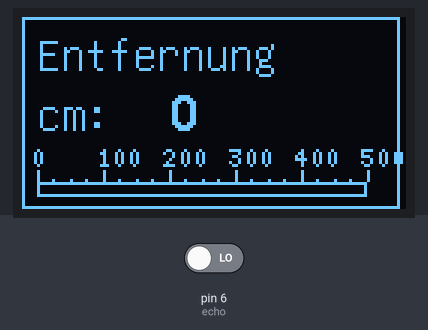
A sketch run on a simulated Arduino Uno, built with avr-gcc and run on an emulated ATmega328P. Shown: 128×64 one-colour display. Inputs (shaded band) come from the test bench; at power-on: pin 6 (echo) LOW.

Above: at 1.4 s.

The sketch:

Distance-oled.ino
```cpp
#include "U8glib.h"

// Oled Display
int d0 = 8;
int d1 = 9;
int res = 10;
int dc = 11;
int cs = 12;
U8GLIB_SH1106_128X64 u8g(d0, d1, cs, dc, res);


// other pins
int trigger=7;
int echo=6;
long dauer=0;
long entfernung=0;


void draw(void){
  int posX = 38;

  u8g.setFont(u8g_font_unifont);  // select font

  u8g.drawFrame(0,0,126,64);
  u8g.drawStr(5, 18, "Entfernung");
  u8g.drawStr(5, posX, "cm: ");  // put string of display at position X, Y

  u8g.setFont(u8g_font_helvB12);  // select font
  u8g.setPrintPos(50, posX);  // set position
  u8g.print(entfernung);  //
 }

int calcBarLength(long val, int width, int maxi){
  if (val < 0) val = 0;
  if (val > maxi) val = maxi;

  int l = width*val/maxi;
  return l;
}

void drawBar(void){
  int top = 55;
  int x = 5;
  int h = 5;
  int w = 110;

  int maxi = 500;

  int length = calcBarLength(entfernung, w, maxi);
  u8g.drawFrame(x,top,w,h);
  u8g.drawBox  (x,top,length,h);

  // Linien
  for (int i=0; i<=maxi; i=i+25){
    int p = calcBarLength(i, w, maxi);
    if (i%100 == 0){
      u8g.drawVLine(x+p,top-4,4);
      u8g.setFont(u8g_font_5x7);  // select font
      u8g.setPrintPos(x-2+p, top-5);  // set position
      u8g.print(i);  // i
    }else if (i%25 == 0){
      u8g.drawVLine(x+p,top-1,1);
    }//else{
     // u8g.drawVLine(x+p,top-2,2);
   // }
  }
}

void calcDistance(void){
  digitalWrite(trigger, LOW);
  delay(5);
  digitalWrite(trigger, HIGH);
  delay(10);
  digitalWrite(trigger, LOW);
  dauer = pulseIn(echo, HIGH);
  entfernung = (dauer/2) / 29.1;
}


void setup(void) {
  pinMode(trigger, OUTPUT);
  pinMode(echo, INPUT);
}

void loop(void) {
  calcDistance();
  u8g.firstPage();
  do {
    draw();
    drawBar();
  } while( u8g.nextPage() );

  delay(1000);  // Delay of 5sec before accessing DHT11 (min - 2sec)
}
```
